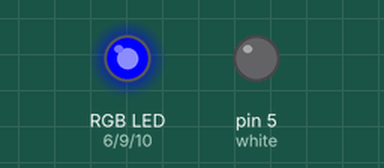
The sketch below on a simulated Arduino Uno, built with avr-gcc and run on an emulated ATmega328P. On the bench: an RGB LED mixed from three pins (HIGH = lit), output pins drawn as LEDs (lit = HIGH).

Above: at 0.15 s.
At 64.38 s:
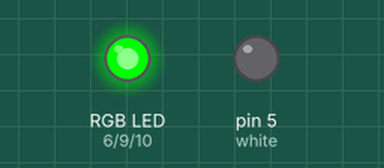
At 129.51 s:
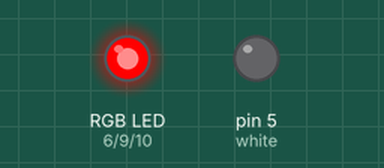
Timing chart, 0 to 129.8 s (numbered marks = the images above):
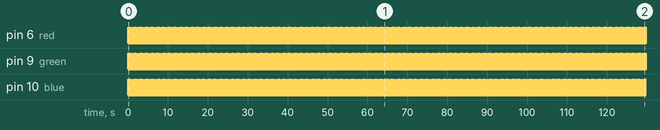

The sketch:

stroboskop_rgb.ino
```cpp
int white = 5;
int red = 6;
int green = 9;
int blue = 10;

// tmie

int time = 30;


void setup() {
   // declare pin mode

  pinMode(white, OUTPUT);
  pinMode(red, OUTPUT);
  pinMode(green, OUTPUT);
  pinMode(blue, OUTPUT);

}

void loop() {

 /*
 analogWrite( white, 255);
  delay(time);
  analogWrite(white, 0);
  delay(time);

*/
analogWrite( red, 255);
  delay(time);
  analogWrite(red, 0);
  delay(time);

  analogWrite( green, 255);
  delay(time);
  analogWrite(green, 0);
  delay(time);

  analogWrite( blue, 255);
  delay(time);
  analogWrite(blue, 0);
  delay(time);

}
```

Measured:
- by itself, pin 6 (red), pin 9 (green), pin 10 (blue): alternates HIGH for 0.03 s and LOW for 0.15 s
- by itself, everything shown: repeats every 0.90 s, in 3 steps
